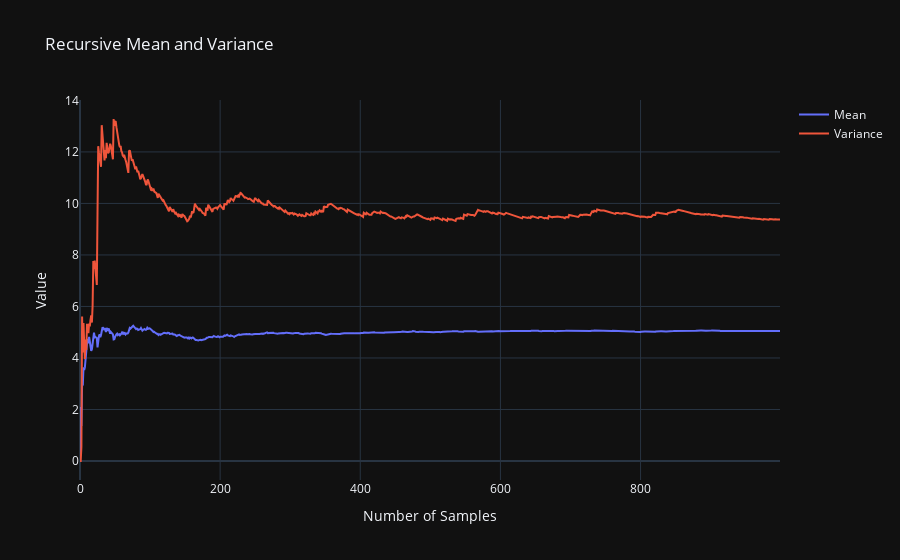

Notebook code cell kept with this figure:
### Code cell
# Variables for recursive computation
means = [0]  # List to store the mean
m2s = [0]    # List to store the second-order moment (M2)
variances = [0]  # List to store the variance

for index in range(1, NUMBER_OF_SAMPLES):
    # Previous mean
    past_mean = means[index - 1]
    
    # Current sample
    current_sample = experiments[index]
    
    # Update mean recursively
    current_mean = past_mean + (current_sample - past_mean) / index
    means.append(current_mean)
    
    # Update M2 recursively
    past_m2 = m2s[index - 1]
    delta = current_sample - past_mean
    m2 = past_m2 + delta * (current_sample - current_mean)
    m2s.append(m2)
    
    # Compute variance
    current_variance = m2 / index if index > 1 else 0
    variances.append(current_variance)

# Plot mean and variance
x_axis = list(range(NUMBER_OF_SAMPLES))
fig = go.Figure()
fig.add_trace(go.Scatter(x=x_axis, y=means, mode='lines', name='Mean'))
fig.add_trace(go.Scatter(x=x_axis, y=variances, mode='lines', name='Variance'))
fig.update_layout(title='Recursive Mean and Variance',
                  template='plotly_dark',
                  xaxis_title='Number of Samples',
                  yaxis_title='Value')
fig.show()

### Figure 1 — Plotly figure (JSON) as saved in the notebook; plotly's stock layout.template omitted (floating-point values rounded to 4 significant figures; data arrays with more than 128 entries replaced by an {"elided": "..."} marker saying what was removed)
{"data": [{"mode": "lines", "name": "Mean", "type": "scatter", "x": {"elided": "1000 int values"}, "y": {"elided": "1000 float values"}}, {"mode": "lines", "name": "Variance", "type": "scatter", "x": {"elided": "1000 int values"}, "y": {"elided": "1000 float values"}}], "layout": {"title": {"text": "Recursive Mean and Variance"}, "xaxis": {"title": {"text": "Number of Samples"}}, "yaxis": {"title": {"text": "Value"}}}}
